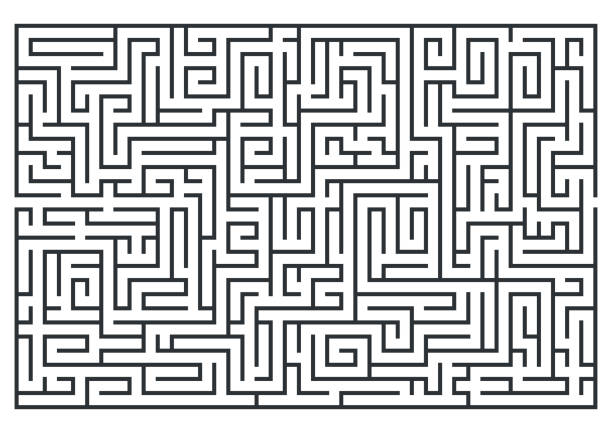
#> input picture istockphoto-881659914-612x612.jpg, 612 x 433 px
$ python upload_maze.py
#> lines starting #> are read from the running program, lines starting #| are printed output that depends on the picture; after the words box and inside, x2 and y2 are one past the last pixel; in counts of white or black regions, pixels touching at a corner belong together
import cv2
import numpy as np
import matplotlib.pyplot as plt
import tkinter as tk
from tkinter import filedialog

# Function to open file dialog and select an image
def select_image():
    root = tk.Tk()
    root.withdraw()  # Hide the main window
    file_path = filedialog.askopenfilename(title="Select Maze Image",
                                           filetypes=[("Image Files", "*.png;*.jpg;*.jpeg")])
#> the answer given: istockphoto-881659914-612x612.jpg
    return file_path

# Get the image path from the user
image_path = select_image()
if not image_path:
    print("No image selected. Exiting...")
    exit()

# Load the maze image
maze = cv2.imread(image_path, cv2.IMREAD_GRAYSCALE)
#> maze: shape (433, 612); min 15, max 255, mean 201.8

# Apply thresholding to convert to binary (black & white)
_, binary_maze = cv2.threshold(maze, 128, 255, cv2.THRESH_BINARY_INV)
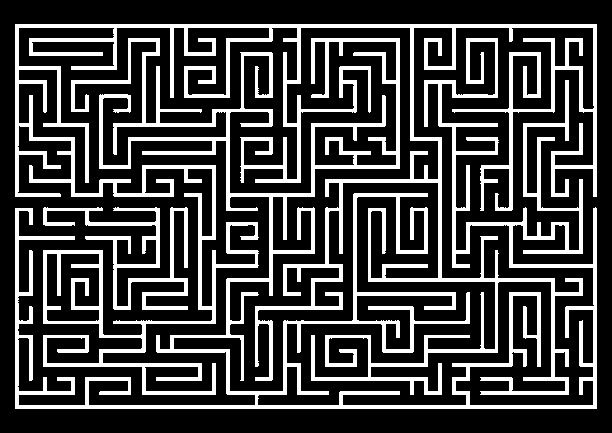
#> binary_maze: shape (433, 612); 24.2% white; 3 white regions, box (x1, y1, x2, y2) and area: (15, 24, 597, 395) 32133, (15, 38, 597, 409) 28814, (43, 207, 188, 310) 3192

# Display the processed maze
plt.figure(figsize=(6,6))
plt.imshow(binary_maze, cmap='gray')
plt.title("Processed Maze")
plt.show()

$ run again, on image01.png
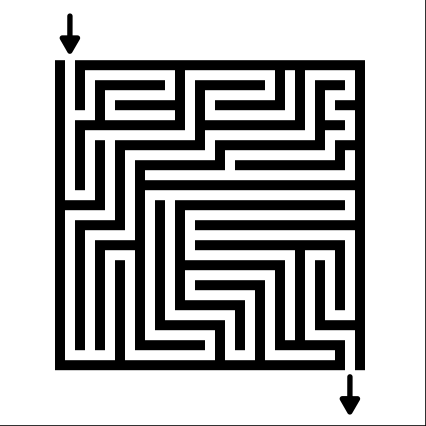
#> input picture image01.png, 426 x 426 px
#> maze is the input picture: shape (426, 426); min 0, max 255, mean 181.4
#> `_, binary_maze = cv2.threshold(maze, 128, 255, cv2.THRESH_BINARY_INV)`:
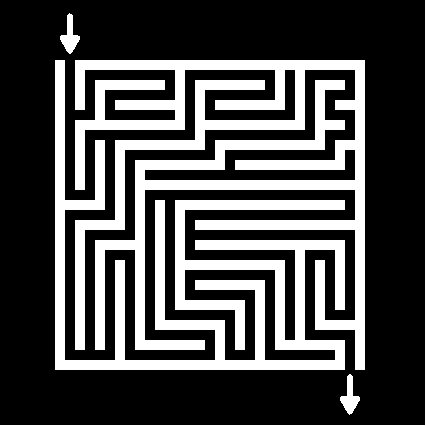
#> binary_maze: shape (426, 426); 29% white; 5 white regions, box (x1, y1, x2, y2) and area: (75, 60, 365, 370) 30300, (55, 60, 345, 370) 20700, (0, 0, 426, 426) 851, (60, 13, 80, 54) 374, (340, 374, 360, 415) 371

$ run again, on image02.png
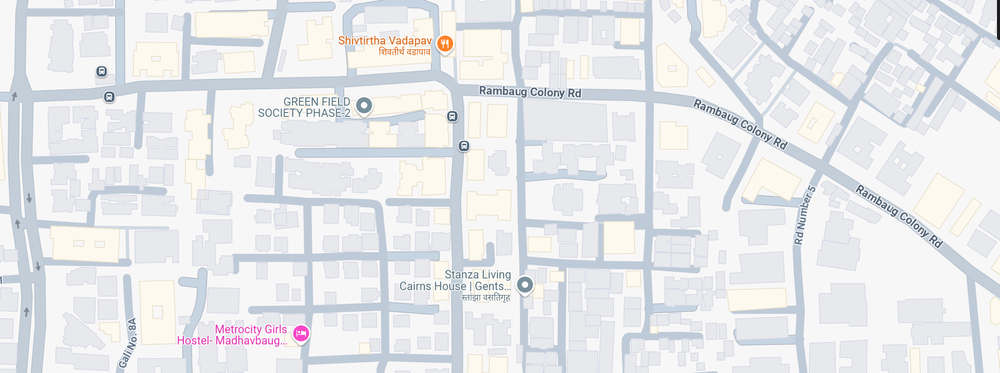
#> input picture image02.png, 1000 x 373 px, shrunk from 2318 x 865 before the run
#> `_, binary_maze = cv2.threshold(maze, 128, 255, cv2.THRESH_BINARY_INV)`:
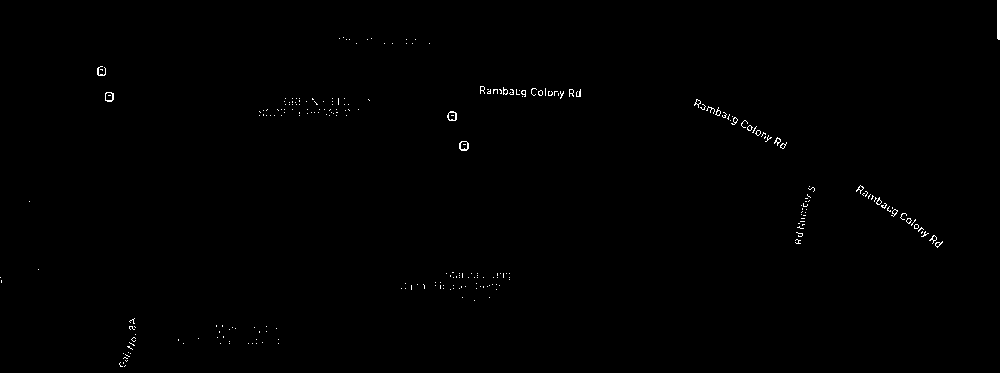
#> binary_maze: shape (373, 1000); 0.38% white in thin lines or dots

$ run again, on image03.png
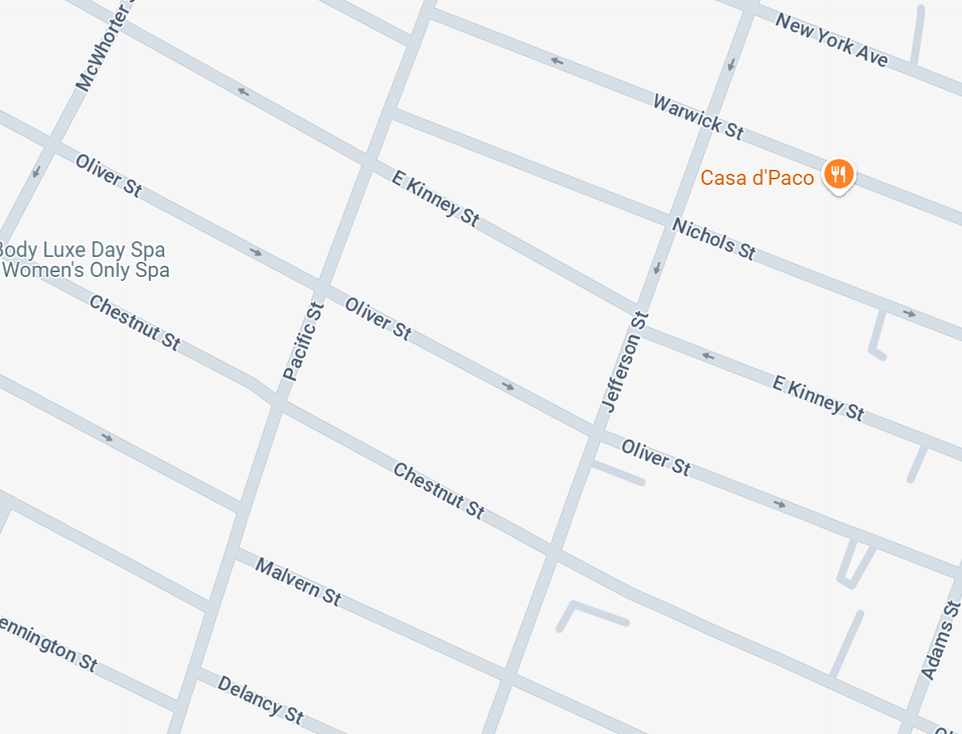
#> input picture image03.png, 962 x 734 px, shrunk from 1213 x 925 before the run
#> `_, binary_maze = cv2.threshold(maze, 128, 255, cv2.THRESH_BINARY_INV)`:
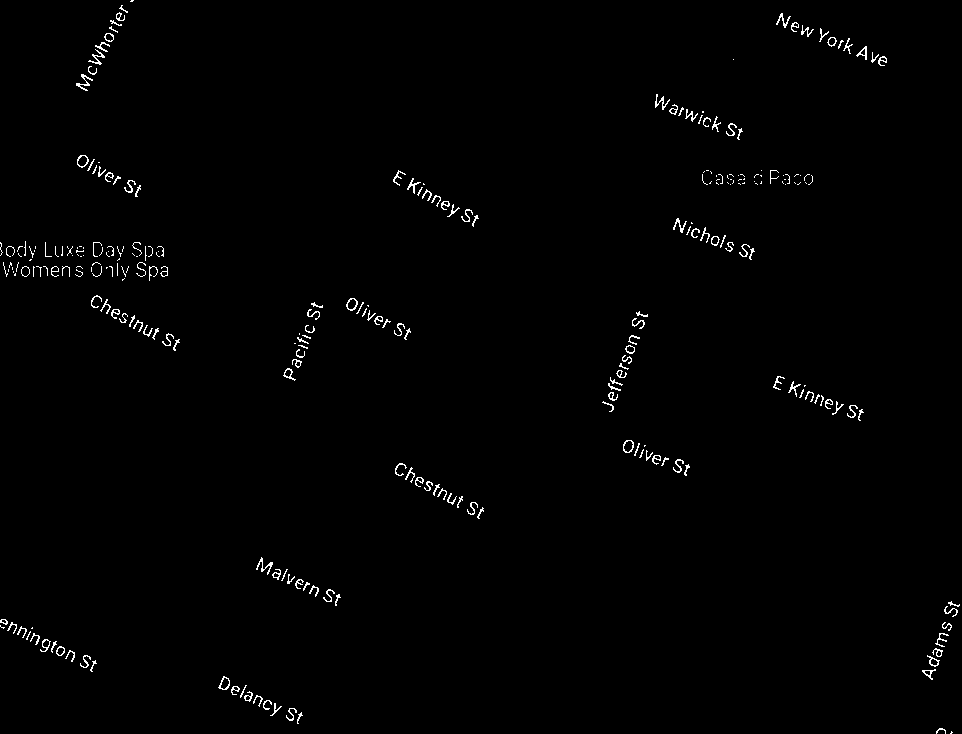
#> binary_maze: shape (734, 962); 0.93% white in thin lines or dots
